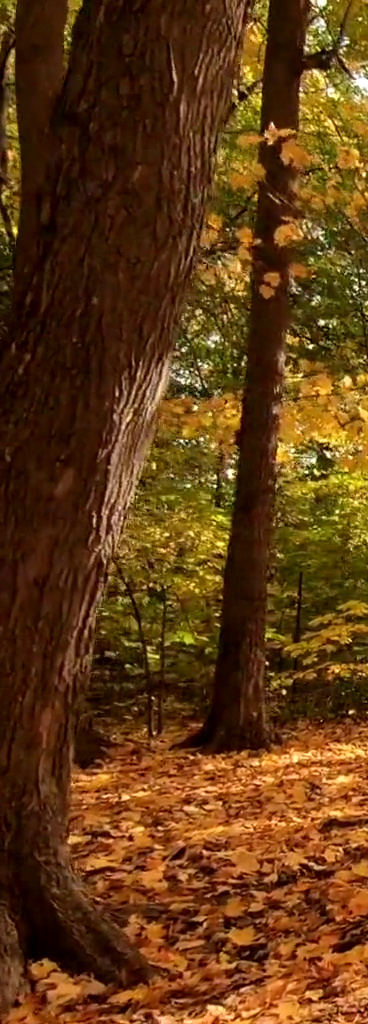
#> input picture dataset_generalization/sample_dataset/autumn/photo/5644053-hd_1922_1080_30fps-000312.jpg, 368 x 1024 px
$ python -i transform.py   (imports and definitions only)
#> lines starting #> are read from the running program, lines starting #| are printed output that depends on the picture; after the words box and inside, x2 and y2 are one past the last pixel; in counts of white or black regions, pixels touching at a corner belong together
import os
import random
import shutil
import cv2
import numpy as np
from pathlib import Path
from skimage import draw, io
from matplotlib import pyplot as plt
from scipy import stats
from collections import defaultdict
import tensorflow as tf

# Set up TensorFlow to use GPU if available
# [1 line that did not run here, left out]
# [2 lines not run here, left out]

# Base path and domain
base_path = '/home/ashri/transformations/crops'
domain = 'fall_crops'
src_folder = os.path.join(base_path, domain, 'tree')

# Output folders
dest_folder_photo = os.path.join(base_path, domain, 'photo')
dest_folder_sketch = os.path.join(base_path, domain, 'sketch')
dest_folder_art_painting = os.path.join(base_path, domain, 'art_painting')
dest_folder_cartoons = os.path.join(base_path, domain, 'cartoons')

# Create output directories if they don't exist
# [4 lines not run here, left out]

# List all image files in the source folder
# [1 line that did not run here, left out]
# [1 line that did not run here, left out]


# Calculate the number of images for each class
# [1 line that did not run here, left out]
# [1 line that did not run here, left out]
# [1 line that did not run here, left out]
# [1 line that did not run here, left out]

# Shuffle images and split them into the respective classes
# [1 line not run here, left out]
# [1 line that did not run here, left out]
# [1 line that did not run here, left out]
# [1 line that did not run here, left out]
# [1 line that did not run here, left out]

# Function to copy images to the photo class folder
def copy_images_to_folder(file_list, dest_folder):
    for image_file in file_list:
        src_file = os.path.join(src_folder, image_file)
        dest_file = os.path.join(dest_folder, image_file)
        shutil.copy2(src_file, dest_file)

# Oilify transformation function (art_painting)
def oilify_image(input_image, brush_size=5.0, expression_level=2.0):
    brushSizeInt = int(brush_size)
    expressionSize = brush_size * expression_level
    margin = int(expressionSize * 2)
    halfBrushSizeInt = brushSizeInt // 2

    shape = ((input_image.shape[0] - 2 * margin) // brushSizeInt, (input_image.shape[1] - 2 * margin) // brushSizeInt)
    brushes = [draw.ellipse(halfBrushSizeInt, halfBrushSizeInt, brush_size, random.randint(brushSizeInt, expressionSize), rotation=random.random() * np.pi) for _ in range(50)]

    result = np.zeros(input_image.shape, dtype=np.uint8)

    for x in range(margin, input_image.shape[0] - margin, brushSizeInt):
        for y in range(margin, input_image.shape[1] - margin, brushSizeInt):
            ellipseXs, ellipseYs = random.choice(brushes)
            result[x + ellipseXs, y + ellipseYs] = input_image[x, y]

    return result

# Cartoon transformation function
def caart(img):
    kernel = np.ones((2, 2), np.uint8)
    output = np.array(img)
    x, y, c = output.shape
#> x = 1024; y = 368; c = 3
    for i in range(c):
        output[:, :, i] = cv2.bilateralFilter(output[:, :, i], 5, 150, 150)

    edge = cv2.Canny(output, 100, 200)
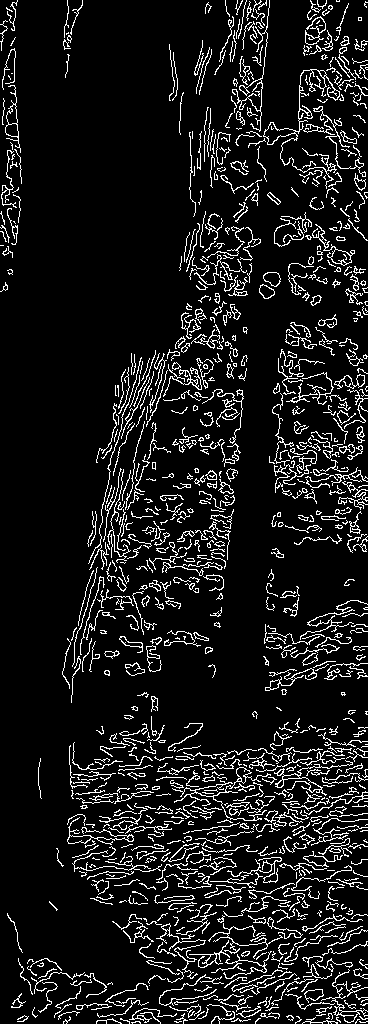
#> edge: shape (1024, 368); 10% white in thin lines or dots
    output = cv2.cvtColor(output, cv2.COLOR_RGB2HSV)
#> output: shape (1024, 368, 3); mean H, S, V 14.2, 215.9, 97.3

    hists = []

    hist, _ = np.histogram(output[:, :, 0], bins=np.arange(180 + 1))
#> hist = 180 values, max 46814 at index 12, min 0 at index 39, mean 2093.5
    hists.append(hist)
    hist, _ = np.histogram(output[:, :, 1], bins=np.arange(256 + 1))
#> hist = 256 values, max 55624 at index 255, min 0 at index 254, mean 1472
    hists.append(hist)
    hist, _ = np.histogram(output[:, :, 2], bins=np.arange(256 + 1))
#> hist = 256 values, max 4946 at index 46, min 0 at index 0, mean 1472
    hists.append(hist)

    C = []
    for h in hists:
        C.append(K_histogram(h))
#> this loop made 3 passes
#> after the loop, C = [[14], [52, 103, 134, 159, 182, 205, 226, 249], [42, 71, 111, 155, 203]]

    output = output.reshape((-1, c))
    for i in range(c):
        channel = output[:, i]
        index = np.argmin(np.abs(channel[:, np.newaxis] - C[i]), axis=1)
        output[:, i] = C[i][index]
    output = output.reshape((x, y, c))
#> output: shape (1024, 368, 3); mean H, S, V 14, 215.3, 96.7
    output = cv2.cvtColor(output, cv2.COLOR_HSV2RGB)
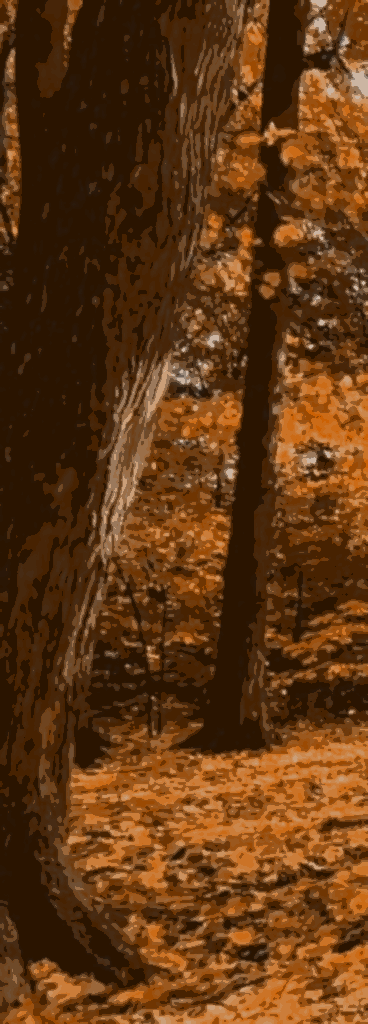
#> output: shape (1024, 368, 3); mean R, G, B 96.7, 55.2, 19

    contours, _ = cv2.findContours(edge, cv2.RETR_EXTERNAL, cv2.CHAIN_APPROX_NONE)
#> contours = 962 contours, 825 with area under 20; largest, box (x1, y1, x2, y2) and area: (263, 69, 340, 189) 510, (5, 85, 21, 153) 298, (312, 224, 355, 266) 274, (274, 760, 353, 796) 235, (67, 817, 134, 845) 204
    cv2.drawContours(output, contours, -1, 0, thickness=1)
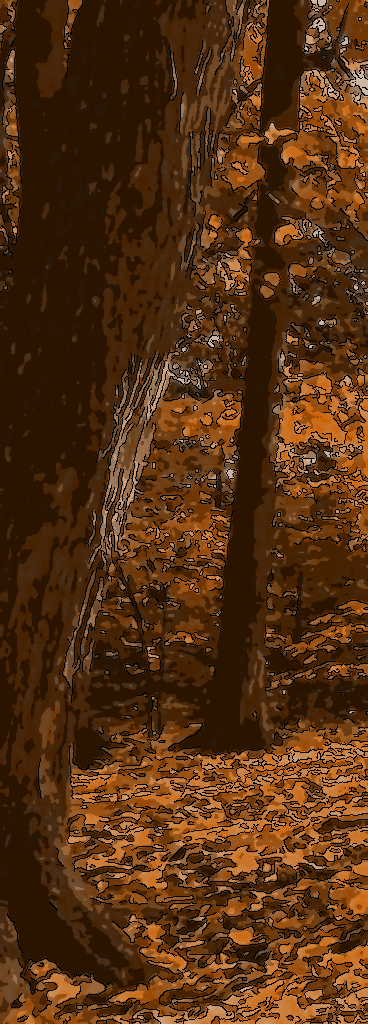
#> output: shape (1024, 368, 3); 9.8% of pixels changed, all inside (x1, y1, x2, y2) = (0, 0, 368, 1024)

    for i in range(3):
        output[:, :, i] = cv2.erode(output[:, :, i], kernel, iterations=1)
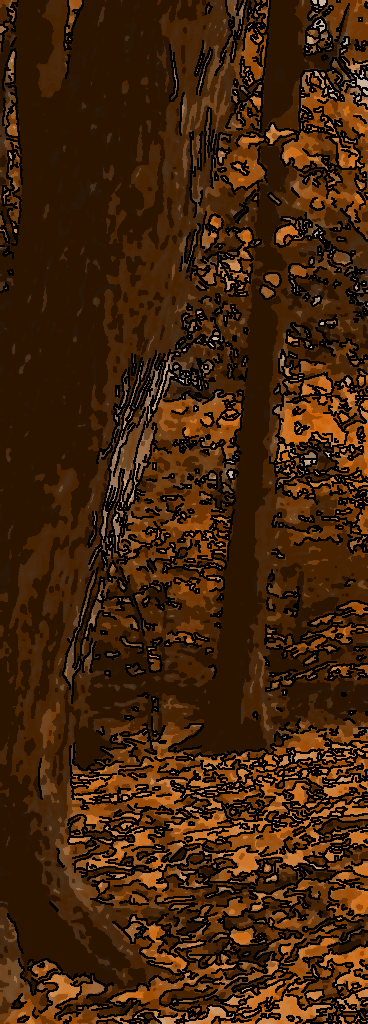
#> output: shape (1024, 368, 3); mean R, G, B 65.1, 35.4, 9.3

    return output

def K_histogram(hist):
    alpha = 0.001
    N = 80
    C = np.array([128])

    while True:
        C, groups = update_c(C, hist)

        new_C = set()
        for i, indice in groups.items():
            if len(indice) < N:
                new_C.add(C[i])
                continue

            z, pval = stats.normaltest(hist[indice])
            if pval < alpha:
                left = 0 if i == 0 else C[i - 1]
                right = len(hist) - 1 if i == len(C) - 1 else C[i + 1]
                delta = right - left
                if delta >= 3:
                    c1 = (C[i] + left) / 2
                    c2 = (C[i] + right) / 2
                    new_C.add(c1)
                    new_C.add(c2)
                else:
                    new_C.add(C[i])
            else:
                new_C.add(C[i])

        if len(new_C) == len(C):
            break
        else:
            C = np.array(sorted(new_C))

    return C

def update_c(C, hist):
    while True:
        groups = defaultdict(list)

        for i in range(len(hist)):
            if hist[i] == 0:
                continue
            d = np.abs(C - i)
            index = np.argmin(d)
            groups[index].append(i)

        new_C = np.array(C)
        for i, indice in groups.items():
            if np.sum(hist[indice]) == 0:
                continue
            new_C[i] = int(np.sum(indice * hist[indice]) / np.sum(hist[indice]))

        if np.sum(new_C - C) == 0:
            break
        C = new_C

    return C, groups

# Sketch transformation function using TensorFlow for GPU acceleration
def sketch_transform_tf(img):
    gray_image = tf.image.rgb_to_grayscale(img)
    inverted_gray_image = 255 - gray_image
    blurred_image = tf.image.adjust_brightness(inverted_gray_image, 21.0)
    inverted_blurred_image = 255 - blurred_image
    pencil_sketch_image = tf.divide(gray_image, inverted_blurred_image) * 256.0
    return pencil_sketch_image

# Function to save transformed images
def save_transformed_image(input_image_path, output_image_path, transform_function, use_gpu=False):
    input_image = cv2.imread(input_image_path)
    if use_gpu:
        input_image = tf.convert_to_tensor(input_image, dtype=tf.float32)
        result = transform_function(input_image)
        result = result.numpy().astype(np.uint8)
    else:
        result = transform_function(input_image)
    cv2.imwrite(output_image_path, result)

# Copy images to the photo class folder
# [21 lines not run here, left out]

>>> import cv2
>>> picture = cv2.cvtColor(cv2.imread('sample_dataset/autumn/photo/5644053-hd_1922_1080_30fps-000312.jpg'), cv2.COLOR_BGR2RGB)
>>> result = caart(picture)
